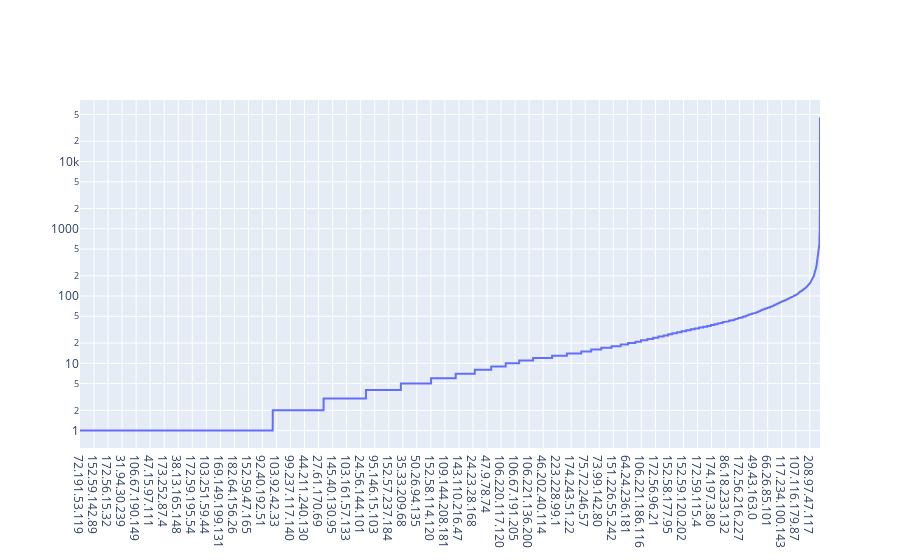

Here is the notebook cell this chart was saved with:
### Code cell
# 1 chart for each date
for date in dates:
    access_df = pd.DataFrame.from_dict({"ips": ip_access_by_date[date].keys(),
                                        "accesses": ip_access_by_date[date].values()})
    access_df.sort_values(by=["accesses"], inplace=True)
    fig = g.Figure()
    #fig.add_trace(g.Bar(x=access_df["ips"], y=access_df["accesses"]))
    fig.update_layout(yaxis_type="log")
    fig.add_trace(g.Scatter(x=access_df["ips"], y=access_df["accesses"], mode="lines"))
    fig.write_html(f"./access_by_date_plots/{date.replace("/", "-")}.html")

### Figure 1 — Plotly figure (JSON) as saved in the notebook; plotly's stock layout.template omitted (floating-point values rounded to 4 significant figures; data arrays with more than 128 entries replaced by an {"elided": "..."} marker saying what was removed)
{"data": [{"mode": "lines", "x": {"elided": "15292 str values"}, "y": {"elided": "15292 int values"}, "type": "scatter"}], "layout": {"yaxis": {"type": "log"}}}
